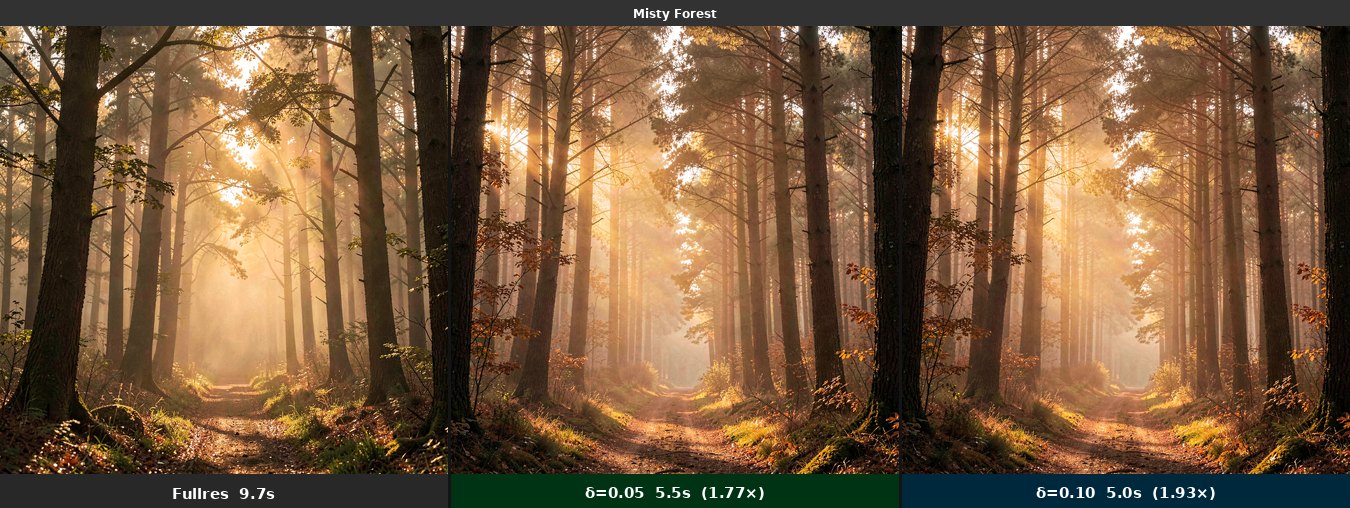
#> input picture scratch/spectral-progressive-flux2/images/01_misty_forest_3way.png, 1350 x 508 px; its folder holds 6 pictures in this run
$ python gen_visuals.py
#> lines starting #> are read from the running program, lines starting #| are printed output that depends on the picture
#!/usr/bin/env python3
"""
Generate all PR visuals for FLUX.2 progressive resolution.

1. Per-prompt 3-way strips (fullres | delta=0.05 | delta=0.10) with
   timing/speedup labels baked into each panel — Z-Image format.
2. Compact 3-prompt preview montage.
3. Speedup vs delta plot (single measured curve, no theory overlay).

Output: scratch/spectral-progressive-flux2/images/
"""

import sys
from pathlib import Path

sys.path.insert(0, str(Path(__file__).parents[2] / "python"))

import matplotlib

matplotlib.use("Agg")
import matplotlib.pyplot as plt
import numpy as np
from PIL import Image, ImageDraw, ImageFont
from scipy.interpolate import PchipInterpolator

# ── Paths ─────────────────────────────────────────────────────────────────────
SCRATCH = Path(__file__).parent
RESULTS = SCRATCH / "results" / "full_20260601_195648"
OUT = SCRATCH / "images"
OUT.mkdir(exist_ok=True)

# ── Timing data (from benchmark logs) ─────────────────────────────────────────
TIMING = {
    "fullres": 9.72,  # avg denoising, 10 prompts
    "d05": 5.50,  # avg denoising
    "d10": 5.03,  # avg denoising
}
SPD_D05 = TIMING["fullres"] / TIMING["d05"]  # 1.77x
SPD_D10 = TIMING["fullres"] / TIMING["d10"]  # 1.93x

PROMPT_LABELS = [
    "misty_forest",
    "rose_gold_portrait",
    "neon_tokyo",
    "tuscany_vineyard",
    "arctic_tundra",
    "jazz_club",
    "cherry_blossoms",
    "desert_mesa",
    "coral_reef",
    "autumn_maples",
]

BG = {
    "fullres": (40, 40, 40),
    "d05": (0, 50, 20),
    "d10": (0, 40, 60),
}
THUMB_W = 448
LABEL_H = 34
TITLE_H = 26
GAP = 3


def _font(size=15, bold=True):
    candidates = [
        "/usr/share/fonts/truetype/dejavu/DejaVuSans-Bold.ttf",
        "/usr/share/fonts/truetype/liberation/LiberationSans-Bold.ttf",
        "/usr/share/fonts/truetype/dejavu/DejaVuSans.ttf",
    ]
    for fp in candidates:
        try:
            return ImageFont.truetype(fp, size)
        except Exception:
            pass
    return ImageFont.load_default()


def _text_bar(text, width, height, bg, fg=(255, 255, 255)):
    img = Image.new("RGB", (width, height), bg)
    draw = ImageDraw.Draw(img)
    font = _font(15 if height >= 28 else 12)
    bb = draw.textbbox((0, 0), text, font=font)
    tw, th = bb[2] - bb[0], bb[3] - bb[1]
    draw.text(((width - tw) // 2, (height - th) // 2), text, fill=fg, font=font)
    return img


def make_strip(idx, label, out_path):
    """Build a 3-panel strip: fullres | d=0.05 | d=0.10 with timing labels."""
#> called with idx = 0, label = 'misty_forest'
    pid = f"{idx:02d}"
    panels = {
        "fullres": RESULTS / f"prompt_{pid}_fullres.png",
        "d05": RESULTS / f"prompt_{pid}_prog_d05.png",
        "d10": RESULTS / f"prompt_{pid}_prog_d10.png",
    }
    for key, p in panels.items():
        if not p.exists():
            print(f"  MISSING: {p}")
            return

    imgs = {
        k: Image.open(v).resize((THUMB_W, THUMB_W), Image.LANCZOS)
        for k, v in panels.items()
    }

    strip_w = THUMB_W * 3 + GAP * 2
    strip_h = TITLE_H + THUMB_W + LABEL_H
    strip = Image.new("RGB", (strip_w, strip_h), (20, 20, 20))

    # Title bar
    title_text = label.replace("_", " ").title()
    strip.paste(_text_bar(title_text, strip_w, TITLE_H, (50, 50, 50)), (0, 0))

    for i, (key, img) in enumerate(imgs.items()):
        x = i * (THUMB_W + GAP)
        strip.paste(img, (x, TITLE_H))
        if key == "fullres":
            text = f"Fullres  {TIMING['fullres']:.1f}s"
            bg = BG["fullres"]
        elif key == "d05":
            text = f"δ=0.05  {TIMING['d05']:.1f}s  ({SPD_D05:.2f}×)"
            bg = BG["d05"]
        else:
            text = f"δ=0.10  {TIMING['d10']:.1f}s  ({SPD_D10:.2f}×)"
            bg = BG["d10"]
        strip.paste(_text_bar(text, THUMB_W, LABEL_H, bg), (x, TITLE_H + THUMB_W))

    strip.save(out_path, optimize=True, compress_level=9)
    print(f"  {out_path.name}  ({out_path.stat().st_size // 1024}KB)")


# ── Generate per-prompt strips ─────────────────────────────────────────────────
print("Generating comparison strips...")
strip_paths = []
for i, label in enumerate(PROMPT_LABELS):
    num = f"{i + 1:02d}"
    p = OUT / f"{num}_{label}_3way.png"
    make_strip(i, label, p)
    if p.exists():
        strip_paths.append(p)

# ── Compact 3-prompt preview montage ──────────────────────────────────────────
preview_indices = [0, 3, 7]  # misty_forest, tuscany, desert_mesa
preview = [strip_paths[i] for i in preview_indices if i < len(strip_paths)]
if preview:
    imgs = [Image.open(p) for p in preview]
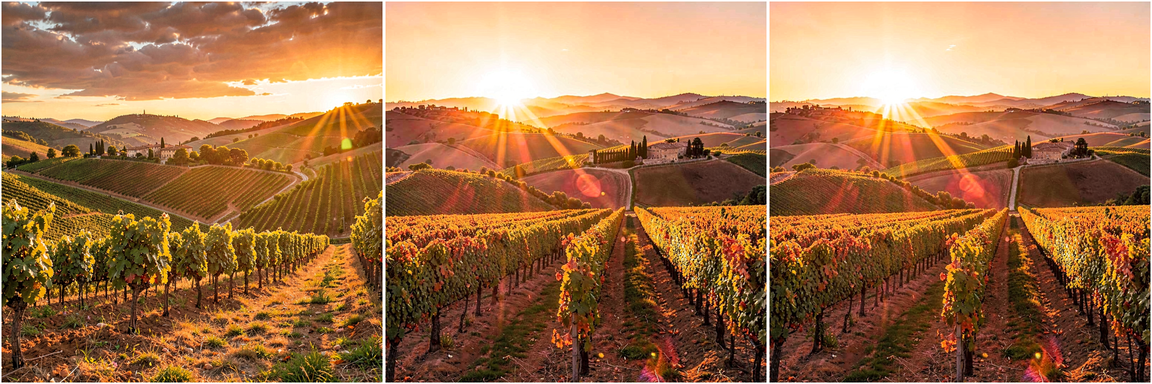
#> input picture scratch/spectral-progressive-flux2/images/04_tuscany_vineyard_3way.png, 1152 x 384 px
#> imgs = 2 items
    th = 160
    thumbs = [
        img.resize((int(img.width * th / img.height), th), Image.LANCZOS)
        for img in imgs
    ]
#> thumbs = 2 items
    m = Image.new("RGB", (thumbs[0].width, sum(t.height for t in thumbs)), (15, 15, 15))
#> m: PIL image 425x320 RGB; every value is 15
    y = 0
    for t in thumbs:
        m.paste(t, (0, y))
        y += t.height
#> this loop made 2 passes
#> y on passes 1 to 2: 160, 320
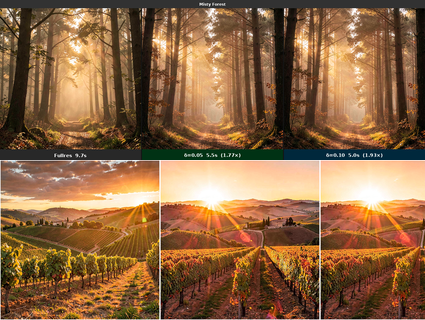
#> m: PIL image 425x320 RGB; mean R, G, B 140.3, 101.8, 67.6
#> after the loop, y = 320
    mp = OUT / "montage_preview.png"
    m.save(mp, optimize=True, compress_level=9)
    print(f"\nmontage_preview: {m.size}, {mp.stat().st_size // 1024}KB")
#| montage_preview: (425, 320), 372KB

# ── Speedup vs delta plot (single measured-data curve) ────────────────────────
print("\nGenerating speedup plot...")

# [6 lines of commented-out code are left out]
MEASURED = {0.0: 1.0, 0.05: 1.77, 0.10: 1.93, 0.20: 2.16, 0.50: 2.50}

deltas_pts = sorted(MEASURED.keys())
speedups_pts = [MEASURED[d] for d in deltas_pts]

delta_fine = np.linspace(0.0, 0.55, 300)
interp = PchipInterpolator(deltas_pts, speedups_pts)
speedup_fine = np.clip(interp(delta_fine), 1.0, None)

fig, ax = plt.subplots(figsize=(9, 5))
fig.patch.set_facecolor("#1a1a2e")
ax.set_facecolor("#16213e")

ax.plot(delta_fine, speedup_fine, color="#e94560", linewidth=2.5, alpha=0.9, zorder=2)
ax.fill_between(delta_fine, 1.0, speedup_fine, alpha=0.15, color="#e94560", zorder=1)

# Measured data points (d=0.05 and d=0.10 are confirmed wall-clock)
for d, s in [(0.05, 1.77), (0.10, 1.93)]:
    marker = "*" if d == 0.10 else "o"
    sz = 220 if d == 0.10 else 100
    color = "#f5a623" if d == 0.10 else "#e94560"
    ax.scatter(
        d,
        s,
        s=sz,
        color=color,
        zorder=5,
        edgecolors="white",
        linewidth=1.8,
        marker=marker,
    )

# Annotations
ax.annotate(
    f"  δ=0.05  1.77×",
    xy=(0.05, 1.77),
    xytext=(0.07, 1.67),
    fontsize=10,
    color="#ccc",
    arrowprops=dict(arrowstyle="->", color="#aaa", lw=1.2),
)
ax.annotate(
    f"  δ=0.10  1.93×\n  ⭐ best tradeoff",
    xy=(0.10, 1.93),
    xytext=(0.14, 1.80),
    fontsize=10,
    color="#f5a623",
    fontweight="bold",
    arrowprops=dict(arrowstyle="->", color="#f5a623", lw=1.5),
)

ax.axhline(y=1.0, color="#888", linewidth=1.0, linestyle="--", alpha=0.5)
ax.text(0.52, 1.02, "fullres baseline", color="#888", fontsize=9, ha="right")

ax.set_xlabel("δ (noise-dominated tolerance)", fontsize=12, color="#ddd", labelpad=8)
ax.set_ylabel("Denoising speedup  (×)", fontsize=12, color="#ddd", labelpad=8)
ax.set_title(
    "FLUX.2 Progressive Generation — Speedup vs δ\n"
    "RTX A6000 · 30 steps · 1024×1024 · denoising loop only",
    fontsize=12,
    color="#eee",
    pad=12,
)
ax.set_xlim(0.0, 0.58)
ax.set_ylim(0.90, 2.75)
ax.set_xticks([0.01, 0.05, 0.10, 0.20, 0.50])
ax.set_xticklabels(["0.01", "0.05", "0.10", "0.20", "0.50"])
ax.tick_params(colors="#aaa", labelsize=10)
for spine in ax.spines.values():
    spine.set_color("#444")
ax.grid(True, color="#333", linewidth=0.7, alpha=0.6)
ax.text(0.01, 2.62, "← increasing speedup", color="#888", fontsize=9, style="italic")

plt.tight_layout()
sp = OUT / "speedup_vs_delta.png"
plt.savefig(sp, dpi=150, bbox_inches="tight", facecolor=fig.get_facecolor())
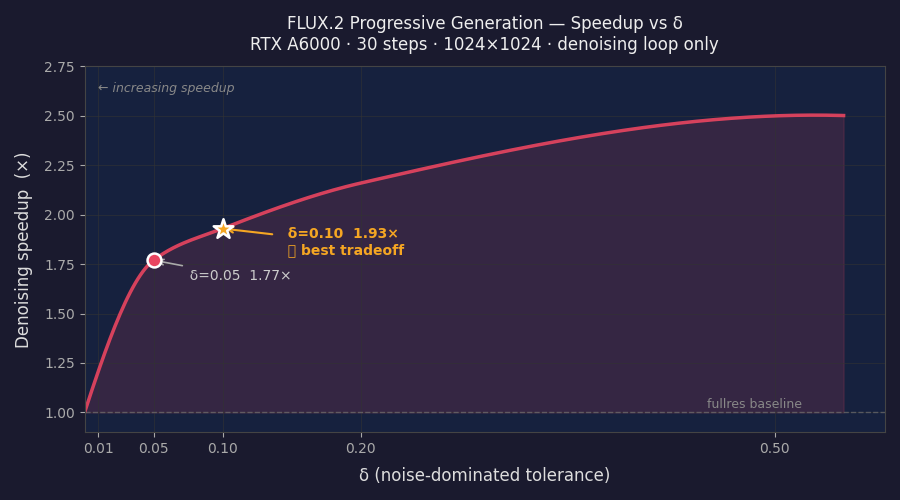
#> figure drawn by matplotlib, 1 panel; curve peaks at x = 0.53, y = 2.5
print(f"speedup_vs_delta: {sp.stat().st_size // 1024}KB")

print(f"\nAll visuals in: {OUT}")
